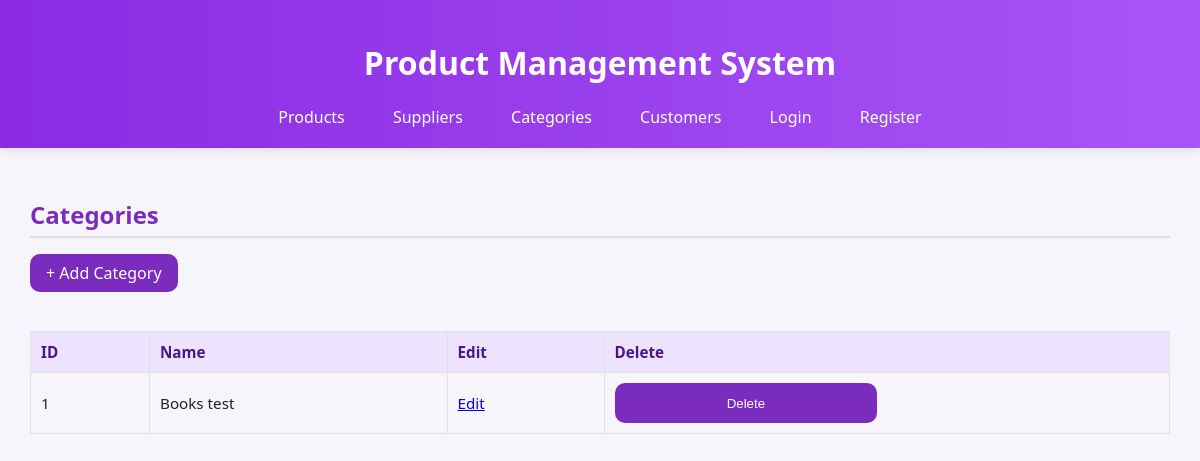
Page /categories on the earlier database version.
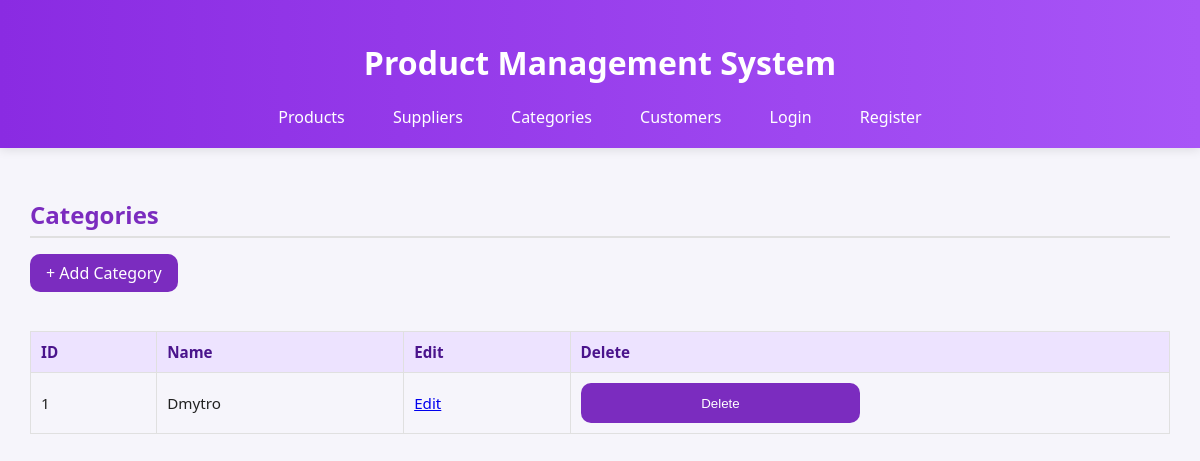
Same page on the later database version.
### models.py (models this page shows)
class Category(db.Model):
    id = db.Column(db.Integer, primary_key=True)
    name = db.Column(db.String(100), nullable=False)
    products = db.relationship('Product', backref='category', lazy=True)

### routes.py (the view)
@app.route('/categories')
def categories():
    categories = Category.query.all()
    return render_template('categories.html', categories=categories)

### routes.py (called while the page is built)
@app.context_processor
def inject_user_status():
    return {'logged_in': 'user_id' in session}

### templates/categories.html (shortened to what this page needs)
{% extends "base.html" %}
{% block content %}
<div class="card">
  <div class="card-header">
    <h2>Categories</h2>
    <a href="{{ url_for('add_category') }}" class="btn-add">+ Add Category</a>
  </div>
  <table class="styled-table">
    <thead>
      <tr>
        <th>ID</th>
        <th>Name</th>
        <th>Edit</th>
        <th>Delete</th>
      </tr>
    </thead>
    <tbody>
      {% for category in categories %}
      <tr>
        <td>{{ category.id }}</td>
        <td>{{ category.name }}</td>
        <td><a href="{{ url_for('edit_item', model='category', item_id=category.id) }}" class="btn-edit">Edit</a></td>
        <td>
          <form method="POST" action="{{ url_for('delete_item', model='category', item_id=category.id) }}" onsubmit="return confirm('Delete this category?');">
            <button type="submit" class="btn-delete">Delete</button>
          </form>
        </td>
      </tr>
      {% else %}
      <tr><td colspan="4" style="text-align:center;">No categories found</td></tr>
      {% endfor %}
    </tbody>
  </table>
</div>
{% endblock %}

Differences in the rows shown:
changed Category id 1: name "Books test" → "Dmytro"
